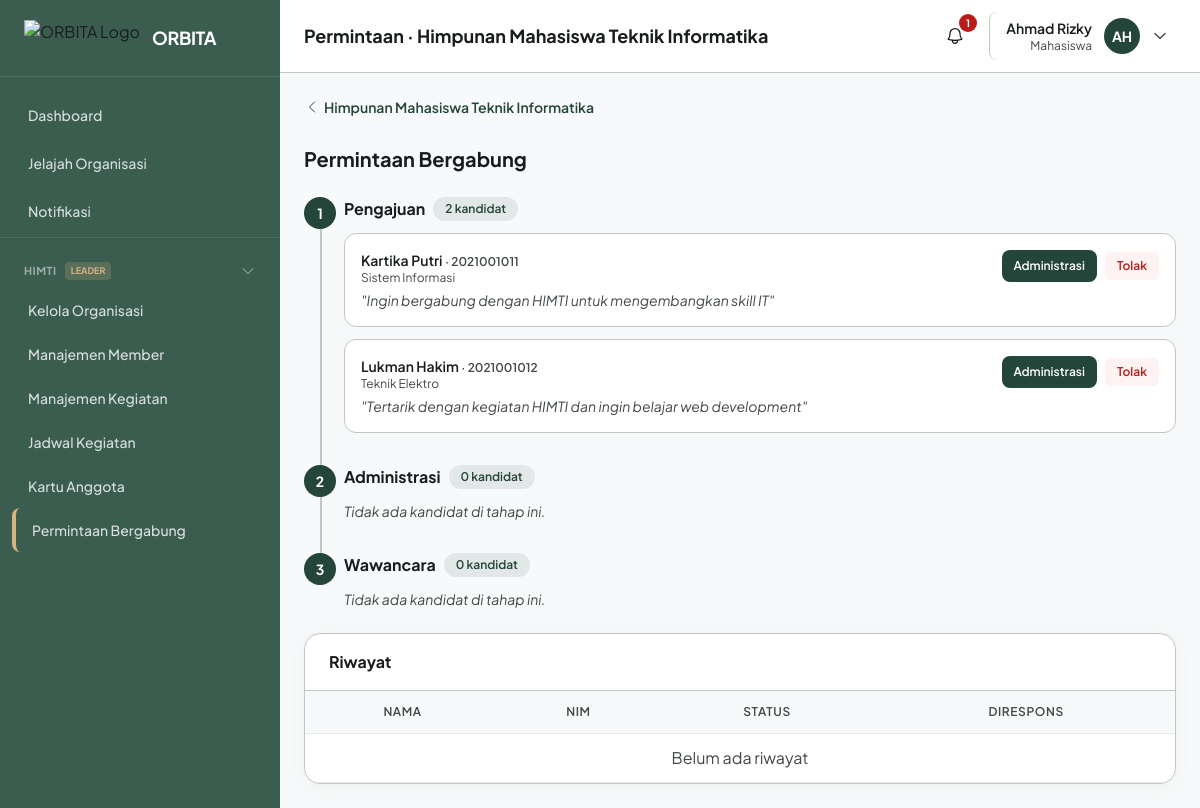
Page /organisasi/1/permintaan (signed in) on the committed database.
### tables this page shows
CREATE TABLE user_organisasi (
    id INT AUTO_INCREMENT PRIMARY KEY,
    user_id INT NOT NULL,
    organisasi_id INT NOT NULL,
    role ENUM('leader', 'staff', 'member') DEFAULT 'member',
    status ENUM('aktif', 'nonaktif', 'alumni') DEFAULT 'aktif',
    created_at DATETIME DEFAULT CURRENT_TIMESTAMP,
    FOREIGN KEY (user_id) REFERENCES users(id) ON DELETE CASCADE,
    FOREIGN KEY (organisasi_id) REFERENCES organisasi(id) ON DELETE CASCADE,
    UNIQUE KEY unique_user_org (user_id, organisasi_id)
);

CREATE TABLE organisasi (
    id INT AUTO_INCREMENT PRIMARY KEY,
    nama VARCHAR(150) NOT NULL,
    singkatan VARCHAR(20),
    deskripsi TEXT,
    visi TEXT,
    misi TEXT,
    logo VARCHAR(255),
    ketua_id INT DEFAULT NULL,
    status ENUM('aktif', 'nonaktif') DEFAULT 'aktif',
    deleted_at DATETIME DEFAULT NULL,
    created_at DATETIME DEFAULT CURRENT_TIMESTAMP,
    updated_at DATETIME DEFAULT CURRENT_TIMESTAMP ON UPDATE CURRENT_TIMESTAMP,
    FOREIGN KEY (ketua_id) REFERENCES users(id) ON DELETE SET NULL
);

CREATE TABLE permintaan_bergabung (
    id INT AUTO_INCREMENT PRIMARY KEY,
    user_id INT NOT NULL,
    organisasi_id INT NOT NULL,
    motivasi TEXT,
    cv_link VARCHAR(255),
    status ENUM('menunggu', 'administrasi', 'wawancara', 'diterima', 'ditolak') DEFAULT 'menunggu',
    responded_at DATETIME DEFAULT NULL,
    responded_by INT DEFAULT NULL,
    created_at DATETIME DEFAULT CURRENT_TIMESTAMP,
    updated_at DATETIME DEFAULT CURRENT_TIMESTAMP ON UPDATE CURRENT_TIMESTAMP,
    FOREIGN KEY (user_id) REFERENCES users(id) ON DELETE CASCADE,
    FOREIGN KEY (organisasi_id) REFERENCES organisasi(id) ON DELETE CASCADE,
    FOREIGN KEY (responded_by) REFERENCES users(id) ON DELETE SET NULL
);

CREATE TABLE users (
    id INT AUTO_INCREMENT PRIMARY KEY,
    nama VARCHAR(100) NOT NULL,
    email VARCHAR(100) NOT NULL UNIQUE,
    nim VARCHAR(20) NOT NULL UNIQUE,
    password VARCHAR(255) NOT NULL,
    role_id INT NOT NULL DEFAULT 3,
    no_hp VARCHAR(20),
    jurusan VARCHAR(100),
    angkatan VARCHAR(4),
    foto_profile VARCHAR(255) DEFAULT NULL,
    status ENUM('aktif', 'nonaktif', 'menunggu') DEFAULT 'aktif',
    reset_token VARCHAR(64) DEFAULT NULL,
    reset_expires DATETIME DEFAULT NULL,
    deleted_at DATETIME DEFAULT NULL,
    created_at DATETIME DEFAULT CURRENT_TIMESTAMP,
    updated_at DATETIME DEFAULT CURRENT_TIMESTAMP ON UPDATE CURRENT_TIMESTAMP,
    FOREIGN KEY (role_id) REFERENCES roles(id) ON DELETE CASCADE
);

### pages/organisasi/requests.php (the view, shortened to what the rows shown need)
<?php
require_once __DIR__ . '/../../includes/functions.php';
$pdo = db();
$org_id = (int) ($_GET['org_id'] ?? 0);
$org = $pdo->prepare("SELECT * FROM organisasi WHERE id=? AND deleted_at IS NULL LIMIT 1");
$org->execute([$org_id]); $org = $org->fetch();
$page_title = 'Permintaan · ' . $org['nama'];
$current_page = 'org_permintaan';
$current_org_id = $org_id;
$select = "SELECT pb.*, u.nama, u.nim, u.jurusan FROM permintaan_bergabung pb JOIN users u ON pb.user_id=u.id WHERE pb.organisasi_id=?";
$menunggu = $pdo->prepare($select . " AND pb.status='menunggu' ORDER BY pb.created_at ASC");
$menunggu->execute([$org_id]); $menunggu = $menunggu->fetchAll();
$administrasi = $pdo->prepare($select . " AND pb.status='administrasi' ORDER BY pb.responded_at DESC");
$administrasi->execute([$org_id]); $administrasi = $administrasi->fetchAll();
$wawancara = $pdo->prepare($select . " AND pb.status='wawancara' ORDER BY pb.responded_at DESC");
$wawancara->execute([$org_id]); $wawancara = $wawancara->fetchAll();
function requestInfo(array $r): string {
    ?>
    <p class="font-semibold text-sm text-on-surface"><?= e($r['nama']) ?> <span class="text-xs text-on-surface-variant">· <?= e($r['nim']) ?></span></p>
    <p class="text-xs text-on-surface-variant"><?= e($r['jurusan'] ?: '-') ?></p>
    <?php if ($r['motivasi']): ?><p class="text-sm text-on-surface-variant mt-1 italic">"<?= e($r['motivasi']) ?>"</p><?php endif; ?>
    <?php
    return ob_get_clean();
}
?>
<?php require __DIR__ . '/../../components/head.php'; ?>
<?php require __DIR__ . '/../../components/sidebar.php'; ?>
<?php require __DIR__ . '/../../components/navbar.php'; ?>
<main class="p-6 lg:ml-[280px]">
    <div class="max-w-5xl mx-auto space-y-6">
        <a href="<?= url('organisasi/' . $org_id) ?>" class="inline-flex items-center gap-1 text-sm text-primary font-semibold hover:underline">
            <svg class="w-4 h-4" fill="none" stroke="currentColor" stroke-width="1.5" viewBox="0 0 24 24"><path stroke-linecap="round" stroke-linejoin="round" d="M15.75 19.5L8.25 12l7.5-7.5"/></svg>
            <?= e($org['nama']) ?>
        </a>
        <h2 class="text-xl font-bold text-on-surface">Permintaan Bergabung</h2>
        <?php
        $stepDefinitions = [
            ['num' => 1, 'status' => 'menunggu', 'title' => 'Pengajuan', 'data' => $menunggu, 'action' => 'administrasi', 'btn' => 'Administrasi'],
            ['num' => 2, 'status' => 'administrasi', 'title' => 'Administrasi', 'data' => $administrasi, 'action' => 'interview', 'btn' => 'Wawancara'],
            ['num' => 3, 'status' => 'wawancara', 'title' => 'Wawancara', 'data' => $wawancara, 'action' => 'approve', 'btn' => 'Terima'],
        ];
        ?>
        <div class="space-y-8 relative">
            <?php foreach ($stepDefinitions as $step): ?>
            <div class="relative pl-10">
                <div class="absolute left-0 top-0 w-8 h-8 rounded-full bg-primary text-white flex items-center justify-center text-sm font-bold shadow-sm"><?= $step['num'] ?></div>
                <?php if ($step['num'] < 3): ?><div class="absolute left-4 top-8 bottom-[-32px] w-0.5 bg-outline-variant"></div><?php endif; ?>
                <div>
                    <div class="flex items-center gap-2 mb-3">
                        <h3 class="font-bold text-on-surface"><?= e($step['title']) ?></h3>
                        <span class="badge bg-primary/10 text-primary text-xs"><?= count($step['data']) ?> kandidat</span>
                    </div>
                    <div class="space-y-3">
                        <?php foreach ($step['data'] as $r): ?>
                        <div class="bg-white rounded-xl border border-outline-variant p-4 flex flex-col sm:flex-row sm:items-start justify-between gap-3">
                            <div><?= requestInfo($r) ?></div>
                            <div class="flex items-center gap-2 flex-wrap shrink-0">
                                <form method="POST" action="" class="inline"><button class="btn-primary !h-8 !px-3 !text-xs"><?= e($step['btn']) ?></button></form>
                                <form method="POST" action="" class="inline" onsubmit="return confirm('Tolak permintaan ini?')"><button class="inline-flex items-center px-3 py-1.5 rounded-md bg-red-50 text-error text-xs font-semibold hover:bg-red-100">Tolak</button></form>
                            </div>
                        </div>
                        <?php endforeach; ?>
                    </div>
                </div>
            </div>
            <?php endforeach; ?>
        </div>
        <div class="bg-white rounded-2xl border border-outline-variant shadow-card overflow-hidden">
            <div class="px-6 py-4 border-b border-outline-variant"><h3 class="font-bold text-on-surface">Riwayat</h3></div>
            <div class="overflow-x-auto">
                <table class="w-full data-table">
                    <thead><tr><th>Nama</th><th>NIM</th><th>Status</th><th>Direspons</th></tr></thead>
                </table>
            </div>
        </div>
    </div>
</main>
<?php require __DIR__ . '/../../components/footer.php'; ?>

### components/sidebar.php (shortened to what the rows shown need)
<?php
$role = $_SESSION['role'] ?? '';
$current = $current_page ?? '';
$current_org_id = (int) ($current_org_id ?? ($_GET['org_id'] ?? 0));
function makeMenu(array $items): string {
    $html = '';
    foreach ($items as $item) {
        $isActive = (!empty($item['active'])) ? 'sidebar-active' : 'hover:bg-white/10';
        $html .= '<a href="' . $item['url'] . '" class="flex items-center gap-3 px-4 py-3 mx-3 rounded-lg text-white/80 transition-colors ' . $isActive . '">';
        $html .= $item['icon'];
        $html .= '<span class="text-sm font-medium">' . e($item['label']) . '</span></a>';
    }
    return $html;
}
$menus = [];
$org_groups = [];
if ($role === 'Super Admin') {
    $menus = [
        ['page'=>'dashboard','label'=>'Dashboard','url'=>url('dashboard'),'icon'=>$icn['dashboard'],'active'=>$current==='dashboard'],
        ['page'=>'organisasi','label'=>'Kelola Organisasi','url'=>url('organisasi'),'icon'=>$icn['org'],'active'=>$current==='organisasi'],
        ['page'=>'pengguna','label'=>'Kelola Pengguna','url'=>url('pengguna'),'icon'=>$icn['users'],'active'=>$current==='pengguna'],
        ['page'=>'pengumuman','label'=>'Pengumuman','url'=>url('pengumuman'),'icon'=>$icn['announce'],'active'=>$current==='pengumuman'],
        ['page'=>'laporan','label'=>'Laporan','url'=>url('laporan'),'icon'=>$icn['report'],'active'=>$current==='laporan'],
        ['page'=>'log','label'=>'Log Aktivitas','url'=>url('log'),'icon'=>$icn['inbox'],'active'=>$current==='log'],
    ];
} else {
    $menus = [
        ['page'=>'dashboard','label'=>'Dashboard','url'=>url('dashboard'),'icon'=>$icn['dashboard'],'active'=>$current==='dashboard'],
        ['page'=>'organisasi','label'=>'Jelajah Organisasi','url'=>url('organisasi'),'icon'=>$icn['org'],'active'=>$current==='organisasi'],
        ['page'=>'notifikasi','label'=>'Notifikasi','url'=>url('notifikasi'),'icon'=>$icn['bell'],'active'=>$current==='notifikasi'],
    ];
    foreach (my_organisasi((int)($_SESSION['user_id'] ?? 0)) as $o) {
        $oid = (int) $o['id'];
        $r = $o['my_role'];
        $items = [];
        if ($r === 'leader') {
            $items[] = ['label'=>'Kelola Organisasi','url'=>url('organisasi/'.$oid),'icon'=>$icn['org'],'active'=>$current==='org_detail' && $current_org_id===$oid];
        } else {
            $items[] = ['label'=>'Detail Organisasi','url'=>url('organisasi/'.$oid),'icon'=>$icn['org'],'active'=>$current==='org_detail' && $current_org_id===$oid];
        }
        $items[] = ['label'=>($r==='member'?'Lihat Member':'Manajemen Member'),'url'=>url('organisasi/'.$oid.'/member'),'icon'=>$icn['member'],'active'=>$current==='org_member' && $current_org_id===$oid];
        $items[] = ['label'=>($r==='member'?'Lihat Kegiatan':'Manajemen Kegiatan'),'url'=>url('organisasi/'.$oid.'/kegiatan'),'icon'=>$icn['kegiatan'],'active'=>$current==='org_kegiatan' && $current_org_id===$oid];
        $items[] = ['label'=>'Jadwal Kegiatan','url'=>url('organisasi/'.$oid.'/jadwal'),'icon'=>$icn['calendar'],'active'=>$current==='org_jadwal' && $current_org_id===$oid];
        $items[] = ['label'=>'Kartu Anggota','url'=>url('organisasi/'.$oid.'/kartu'),'icon'=>$icn['card'],'active'=>$current==='org_kartu' && $current_org_id===$oid];
        if (in_array($r, ['leader','staff'], true)) {
            $items[] = ['label'=>'Permintaan Bergabung','url'=>url('organisasi/'.$oid.'/permintaan'),'icon'=>$icn['inbox'],'active'=>$current==='org_permintaan' && $current_org_id===$oid];
        }
        $org_groups[] = ['id'=>$oid, 'name'=>$o['singkatan'] ?: $o['nama'], 'role'=>$r, 'items'=>$items];
    }
}
?>
<aside id="sidebar" class="fixed top-0 left-0 z-40 w-[280px] h-screen transition-transform -translate-x-full lg:translate-x-0 bg-primary-light">
    <div class="h-full flex flex-col">
        <nav class="flex-1 overflow-y-auto py-4 space-y-1">
            <?= makeMenu($menus) ?>
            <?php foreach ($org_groups as $group): ?>
            <?php $oid = (int) $group['id']; ?>
            <?php $isActiveGroup = false; foreach ($group['items'] as $item) { if (!empty($item['active'])) { $isActiveGroup = true; break; } } ?>
            <?php $collapsedClass = $isActiveGroup ? '' : 'collapsed'; ?>
            <div class="pt-4 mt-2 border-t border-white/10">
                <button type="button" onclick="toggleOrgSection(<?= $oid ?>)" class="w-full flex items-center justify-between px-6 py-2 text-white/80 hover:bg-white/10 transition-colors">
                    <div class="flex items-center gap-2">
                        <span class="text-[11px] font-bold uppercase tracking-wider text-white/50 truncate"><?= e($group['name']) ?></span>
                        <span class="text-[9px] font-bold uppercase px-1.5 py-0.5 rounded bg-accent/20 text-accent"><?= e(org_role_label($group['role'])) ?></span>
                    </div>
                    <svg id="org-chevron-<?= $oid ?>" class="org-section-chevron w-4 h-4 text-white/60 <?= $collapsedClass ?>" fill="none" stroke="currentColor" stroke-width="1.5" viewBox="0 0 24 24"><path stroke-linecap="round" stroke-linejoin="round" d="M19.5 8.25l-7.5 7.5-7.5-7.5"/></svg>
                </button>
                <div id="org-section-<?= $oid ?>" class="org-section-content <?= $collapsedClass ?>">
                    <div>
                        <?= makeMenu($group['items']) ?>
                    </div>
                </div>
            </div>
            <?php endforeach; ?>
        </nav>
    </div>
</aside>

### components/navbar.php (shortened to what the rows shown need)
<header class="sticky top-0 z-20 bg-white/80 backdrop-blur border-b border-outline-variant">
    <div class="flex items-center justify-between px-6 py-3 lg:ml-[280px]">
        <div class="flex items-center gap-3">
            <h1 class="text-lg font-bold text-on-surface"><?= e($page_title ?? 'Dashboard') ?></h1>
        </div>
    </div>
</header>

### rows in the picture
user_organisasi: organisasi.singkatan "HIMTI", role "LEADER", label "Kelola Organisasi", label "Manajemen Member", label "Manajemen Kegiatan", label "Jadwal Kegiatan", label "Kartu Anggota", label "Permintaan Bergabung"
organisasi: nama "Permintaan · Himpunan Mahasiswa Teknik Informatika", nama "Himpunan Mahasiswa Teknik Informatika"
permintaan_bergabung: user.nama "Kartika Putri", user.nim "2021001011", user.jurusan "Sistem Informasi", motivasi "Ingin bergabung dengan HIMTI untuk mengembangkan skill IT", btn "Administrasi"
permintaan_bergabung: user.nama "Lukman Hakim", user.nim "2021001012", user.jurusan "Teknik Elektro", motivasi "Tertarik dengan kegiatan HIMTI dan ingin belajar web development", btn "Administrasi"

### other values in the picture
$item['label'] "Dashboard"
$item['label'] "Jelajah Organisasi"
$item['label'] "Notifikasi"
min($unread_count, 99) "1"
$_SESSION['nama'] "Ahmad Rizky"
$_SESSION['role'] "Mahasiswa"
substr($_SESSION['nama'] ?? 'U', 0, 2) "AH"
$step['num'] "1"
$step['title'] "Pengajuan"
count($step['data']) "2"
$step['num'] "2"
$step['title'] "Administrasi"
count($step['data']) "0"
$step['num'] "3"
$step['title'] "Wawancara"
